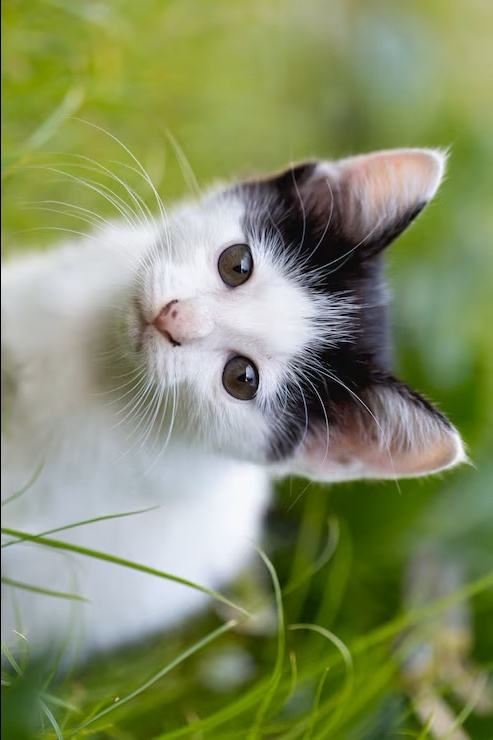
#> input picture Lab/Output/Q10_rotate_90.jpg, 493 x 740 px, given in place of image.jpg, which was not available
$ python Experiment-14.py
#> lines starting #> are read from the running program, lines starting #| are printed output that depends on the picture

import cv2
import os
import numpy as np

path = r"C:\Users\Senthil kumar\OneDrive\Desktop\image.jpg"
folder = os.path.join(os.path.dirname(path), "output")
os.makedirs(folder, exist_ok=True)
img = cv2.imread(path)
#> img is the input picture: shape (740, 493, 3); mean B, G, R 103.3, 143.6, 133.8

if img is None:
    print("Image not found!")
else:
    h, w = img.shape[:2]
#> h = 740; w = 493
    src = np.float32([[0,0], [w-1,0], [0,h-1], [w-1,h-1]])
#> src = [[0, 0], [492, 0], [0, 739], [492, 739]]
    dst = np.float32([[50,50], [w-50,0], [0,h-50], [w-1,h-1]])
    matrix = cv2.getPerspectiveTransform(src, dst)
    result = cv2.warpPerspective(img, matrix, (w,h))
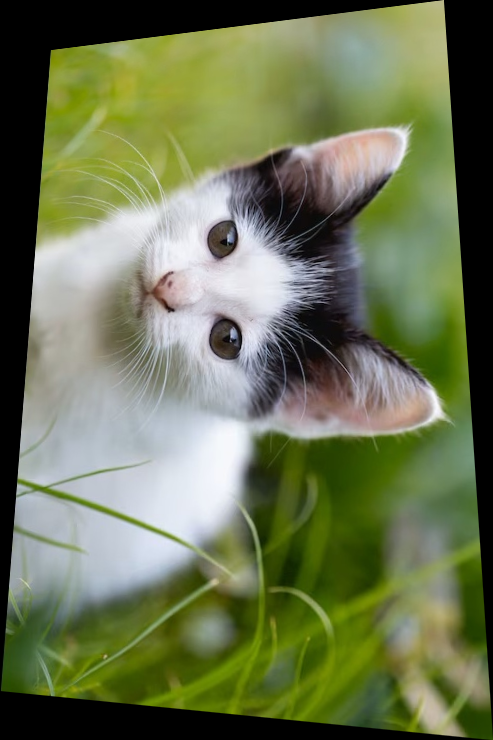
#> result: shape (740, 493, 3); mean B, G, R 82.7, 116.8, 107.9
    out = os.path.join(folder, "Q14_perspective.jpg")
    cv2.imwrite(out, result)
    cv2.imshow("Perspective Transformation", result)
    print("Output saved:", out)
    cv2.waitKey(0)
    cv2.destroyAllWindows()

$ run again, on Lab/Output/Q11_rotate_180.jpg
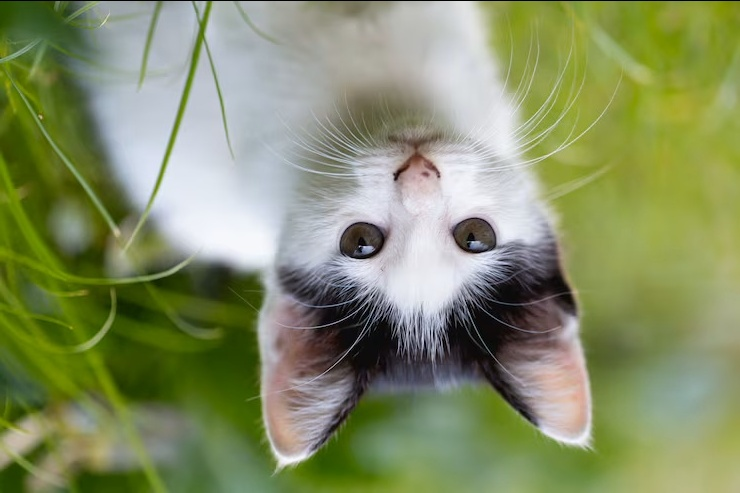
#> input picture Lab/Output/Q11_rotate_180.jpg, 740 x 493 px, given in place of image.jpg, which was not available
#> img is the input picture: shape (493, 740, 3); mean B, G, R 103.3, 143.6, 133.8
#> `result = cv2.warpPerspective(img, matrix, (w,h))`:
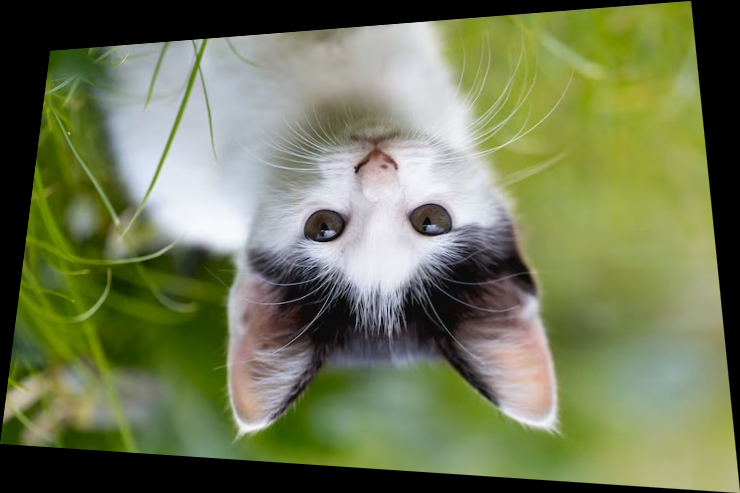
#> result: shape (493, 740, 3); mean B, G, R 85.8, 121, 112.9

$ run again, on Lab/Output/Q12_rotate_270.jpg
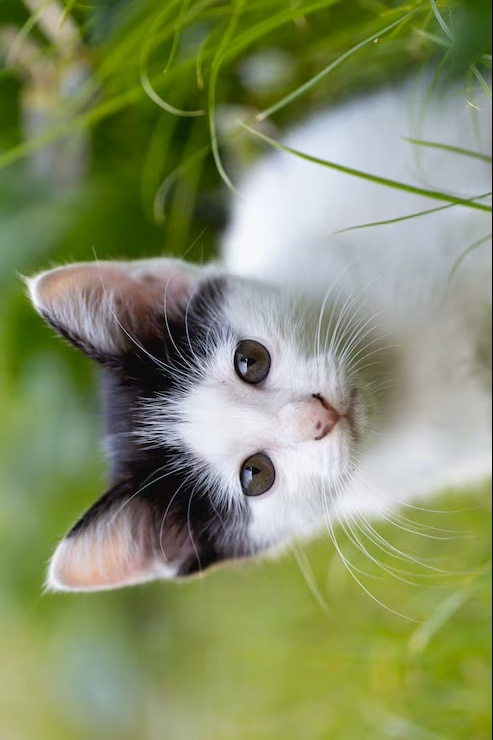
#> input picture Lab/Output/Q12_rotate_270.jpg, 493 x 740 px, given in place of image.jpg, which was not available
#> img is the input picture: shape (740, 493, 3); mean B, G, R 103.3, 143.6, 133.8
#> `result = cv2.warpPerspective(img, matrix, (w,h))`:
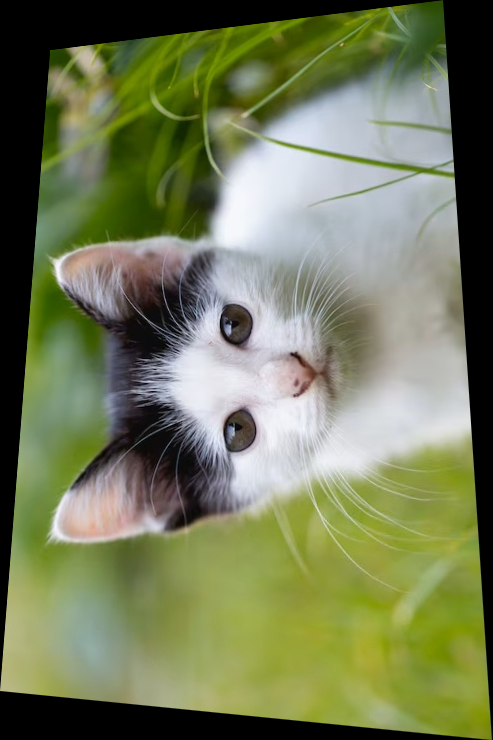
#> result: shape (740, 493, 3); mean B, G, R 88.6, 123.9, 116.1
